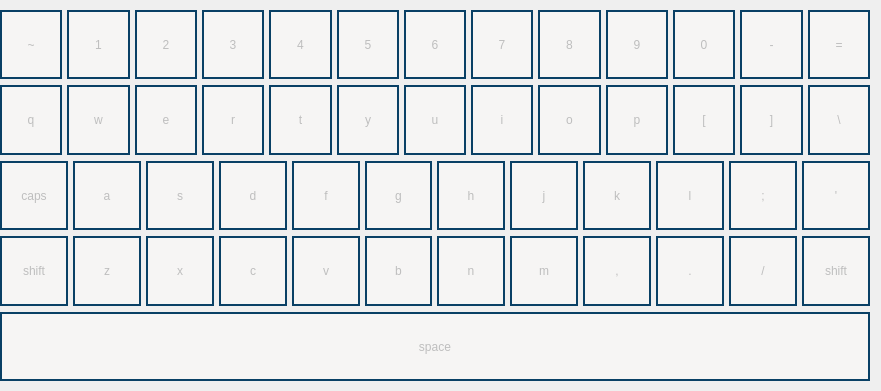
   <widget class="QWidget" name="verticalLayoutWidget">
    <property name="geometry">
     <rect>
      <x>10</x>
      <y>250</y>
      <width>881</width>
      <height>391</height>
     </rect>
    </property>
    <layout class="QVBoxLayout" name="verticalLayout">
     <property name="leftMargin">
      <number>0</number>
     </property>
     <property name="topMargin">
      <number>10</number>
     </property>
     <property name="bottomMargin">
      <number>10</number>
     </property>
     <item>
      <layout class="QHBoxLayout" name="horizontalLayout">
       <property name="spacing">
        <number>5</number>
       </property>
       <property name="sizeConstraint">
        <enum>QLayout::SetDefaultConstraint</enum>
       </property>
       <item>
        <widget class="QPushButton" name="bnt_49">
         <property name="enabled">
          <bool>false</bool>
         </property>
         <property name="sizePolicy">
          <sizepolicy hsizetype="MinimumExpanding" vsizetype="Minimum">
           <horstretch>0</horstretch>
           <verstretch>0</verstretch>
          </sizepolicy>
         </property>
         <property name="styleSheet">
          <string notr="true"> border: 2px solid #094065;
background-color: rgb(246, 245, 244);</string>
         </property>
         <property name="text">
          <string>~</string>
         </property>
        </widget>
       </item>
       <item>
        <widget class="QPushButton" name="bnt_10">
         <property name="enabled">
          <bool>false</bool>
         </property>
         <property name="sizePolicy">
          <sizepolicy hsizetype="MinimumExpanding" vsizetype="Minimum">
           <horstretch>0</horstretch>
           <verstretch>0</verstretch>
          </sizepolicy>
         </property>
         <property name="styleSheet">
          <string notr="true">border: 2px solid #094065;
background-color: rgb(246, 245, 244);</string>
         </property>
         <property name="text">
          <string>1</string>
         </property>
        </widget>
       </item>
       <item>
        <widget class="QPushButton" name="bnt_11">
         <property name="enabled">
          <bool>false</bool>
         </property>
         <property name="sizePolicy">
          <sizepolicy hsizetype="MinimumExpanding" vsizetype="Minimum">
           <horstretch>0</horstretch>
           <verstretch>0</verstretch>
          </sizepolicy>
         </property>
         <property name="styleSheet">
          <string notr="true">border: 2px solid #094065;
background-color: rgb(246, 245, 244);</string>
         </property>
         <property name="text">
          <string>2</string>
         </property>
        </widget>
       </item>
       <item>
        <widget class="QPushButton" name="bnt_12">
         <property name="enabled">
          <bool>false</bool>
         </property>
         <property name="sizePolicy">
          <sizepolicy hsizetype="MinimumExpanding" vsizetype="Minimum">
           <horstretch>0</horstretch>
           <verstretch>0</verstretch>
          </sizepolicy>
         </property>
         <property name="styleSheet">
          <string notr="true">border: 2px solid #094065;
background-color: rgb(246, 245, 244);</string>
         </property>
         <property name="text">
          <string>3</string>
         </property>
        </widget>
       </item>
       <item>
        <widget class="QPushButton" name="bnt_13">
         <property name="enabled">
          <bool>false</bool>
         </property>
         <property name="sizePolicy">
          <sizepolicy hsizetype="MinimumExpanding" vsizetype="Minimum">
           <horstretch>0</horstretch>
           <verstretch>0</verstretch>
          </sizepolicy>
         </property>
         <property name="styleSheet">
          <string notr="true">border: 2px solid #094065;
background-color: rgb(246, 245, 244);</string>
         </property>
         <property name="text">
          <string>4</string>
         </property>
        </widget>
       </item>
       <item>
        <widget class="QPushButton" name="bnt_14">
         <property name="enabled">
          <bool>false</bool>
         </property>
         <property name="sizePolicy">
          <sizepolicy hsizetype="MinimumExpanding" vsizetype="Minimum">
           <horstretch>0</horstretch>
           <verstretch>0</verstretch>
          </sizepolicy>
         </property>
         <property name="styleSheet">
          <string notr="true">border: 2px solid #094065;
background-color: rgb(246, 245, 244);</string>
         </property>
         <property name="text">
          <string>5</string>
         </property>
        </widget>
       </item>
       <item>
        <widget class="QPushButton" name="bnt_15">
         <property name="enabled">
          <bool>false</bool>
         </property>
         <property name="sizePolicy">
          <sizepolicy hsizetype="MinimumExpanding" vsizetype="Minimum">
           <horstretch>0</horstretch>
           <verstretch>0</verstretch>
          </sizepolicy>
         </property>
         <property name="styleSheet">
          <string notr="true">border: 2px solid #094065;
background-color: rgb(246, 245, 244);</string>
         </property>
         <property name="text">
          <string>6</string>
         </property>
        </widget>
       </item>
       <item>
        <widget class="QPushButton" name="bnt_16">
         <property name="enabled">
          <bool>false</bool>
         </property>
         <property name="sizePolicy">
          <sizepolicy hsizetype="MinimumExpanding" vsizetype="Minimum">
           <horstretch>0</horstretch>
           <verstretch>0</verstretch>
          </sizepolicy>
         </property>
         <property name="styleSheet">
          <string notr="true">border: 2px solid #094065;
background-color: rgb(246, 245, 244);</string>
         </property>
         <property name="text">
          <string>7</string>
         </property>
        </widget>
       </item>
       <item>
        <widget class="QPushButton" name="bnt_17">
         <property name="enabled">
          <bool>false</bool>
         </property>
         <property name="sizePolicy">
          <sizepolicy hsizetype="MinimumExpanding" vsizetype="Minimum">
           <horstretch>0</horstretch>
           <verstretch>0</verstretch>
          </sizepolicy>
         </property>
         <property name="styleSheet">
          <string notr="true">border: 2px solid #094065;
background-color: rgb(246, 245, 244);</string>
         </property>
         <property name="text">
          <string>8</string>
         </property>
        </widget>
       </item>
       <item>
        <widget class="QPushButton" name="bnt_18">
         <property name="enabled">
          <bool>false</bool>
         </property>
         <property name="sizePolicy">
          <sizepolicy hsizetype="MinimumExpanding" vsizetype="Minimum">
           <horstretch>0</horstretch>
           <verstretch>0</verstretch>
          </sizepolicy>
         </property>
         <property name="styleSheet">
          <string notr="true">border: 2px solid #094065;
background-color: rgb(246, 245, 244);</string>
         </property>
         <property name="text">
          <string>9</string>
         </property>
        </widget>
       </item>
       <item>
        <widget class="QPushButton" name="bnt_19">
         <property name="enabled">
          <bool>false</bool>
         </property>
         <property name="sizePolicy">
          <sizepolicy hsizetype="MinimumExpanding" vsizetype="Minimum">
           <horstretch>0</horstretch>
           <verstretch>0</verstretch>
          </sizepolicy>
         </property>
         <property name="styleSheet">
          <string notr="true">border: 2px solid #094065;
background-color: rgb(246, 245, 244);</string>
         </property>
         <property name="text">
          <string>0</string>
         </property>
        </widget>
       </item>
       <item>
        <widget class="QPushButton" name="bnt_20">
         <property name="enabled">
          <bool>false</bool>
         </property>
         <property name="sizePolicy">
          <sizepolicy hsizetype="MinimumExpanding" vsizetype="Minimum">
           <horstretch>0</horstretch>
           <verstretch>0</verstretch>
          </sizepolicy>
         </property>
         <property name="styleSheet">
          <string notr="true">border: 2px solid #094065;
background-color: rgb(246, 245, 244);</string>
         </property>
         <property name="text">
          <string>-</string>
         </property>
        </widget>
       </item>
       <item>
        <widget class="QPushButton" name="bnt_21">
         <property name="enabled">
          <bool>false</bool>
         </property>
         <property name="sizePolicy">
          <sizepolicy hsizetype="MinimumExpanding" vsizetype="Minimum">
           <horstretch>0</horstretch>
           <verstretch>0</verstretch>
          </sizepolicy>
         </property>
         <property name="styleSheet">
          <string notr="true">border: 2px solid #094065;
background-color: rgb(246, 245, 244);</string>
         </property>
         <property name="text">
          <string>=</string>
         </property>
        </widget>
       </item>
      </layout>
     </item>
     <item>
      <layout class="QHBoxLayout" name="horizontalLayout_3">
       <property name="spacing">
        <number>5</number>
       </property>
       <property name="sizeConstraint">
        <enum>QLayout::SetDefaultConstraint</enum>
       </property>
       <item>
        <widget class="QPushButton" name="bnt_24">
         <property name="enabled">
          <bool>false</bool>
         </property>
         <property name="sizePolicy">
          <sizepolicy hsizetype="MinimumExpanding" vsizetype="Minimum">
           <horstretch>0</horstretch>
           <verstretch>0</verstretch>
          </sizepolicy>
         </property>
         <property name="styleSheet">
          <string notr="true">border: 2px solid #094065;
background-color: rgb(246, 245, 244);</string>
         </property>
         <property name="text">
          <string>q</string>
         </property>
        </widget>
       </item>
       <item>
        <widget class="QPushButton" name="bnt_25">
         <property name="enabled">
          <bool>false</bool>
         </property>
         <property name="sizePolicy">
          <sizepolicy hsizetype="MinimumExpanding" vsizetype="Minimum">
           <horstretch>0</horstretch>
           <verstretch>0</verstretch>
          </sizepolicy>
         </property>
         <property name="styleSheet">
          <string notr="true">
border: 2px solid #094065;
background-color: rgb(246, 245, 244);</string>
         </property>
         <property name="text">
          <string>w</string>
         </property>
        </widget>
       </item>
       <item>
        <widget class="QPushButton" name="bnt_26">
         <property name="enabled">
          <bool>false</bool>
         </property>
         <property name="sizePolicy">
          <sizepolicy hsizetype="MinimumExpanding" vsizetype="Minimum">
           <horstretch>0</horstretch>
           <verstretch>0</verstretch>
          </sizepolicy>
         </property>
         <property name="styleSheet">
          <string notr="true">border: 2px solid #094065;
background-color: rgb(246, 245, 244);</string>
         </property>
         <property name="text">
          <string>e</string>
         </property>
        </widget>
       </item>
       <item>
        <widget class="QPushButton" name="bnt_27">
         <property name="enabled">
          <bool>false</bool>
         </property>
         <property name="sizePolicy">
          <sizepolicy hsizetype="MinimumExpanding" vsizetype="Minimum">
           <horstretch>0</horstretch>
           <verstretch>0</verstretch>
          </sizepolicy>
         </property>
         <property name="styleSheet">
          <string notr="true">border: 2px solid #094065;
background-color: rgb(246, 245, 244);</string>
         </property>
         <property name="text">
          <string>r</string>
         </property>
        </widget>
       </item>
       <item>
        <widget class="QPushButton" name="bnt_28">
         <property name="enabled">
          <bool>false</bool>
         </property>
         <property name="sizePolicy">
          <sizepolicy hsizetype="MinimumExpanding" vsizetype="Minimum">
           <horstretch>0</horstretch>
           <verstretch>0</verstretch>
          </sizepolicy>
         </property>
         <property name="styleSheet">
          <string notr="true">border: 2px solid #094065;
background-color: rgb(246, 245, 244);</string>
         </property>
         <property name="text">
          <string>t</string>
         </property>
        </widget>
       </item>
       <item>
        <widget class="QPushButton" name="bnt_29">
         <property name="enabled">
          <bool>false</bool>
         </property>
         <property name="sizePolicy">
          <sizepolicy hsizetype="MinimumExpanding" vsizetype="Minimum">
           <horstretch>0</horstretch>
           <verstretch>0</verstretch>
          </sizepolicy>
         </property>
         <property name="styleSheet">
          <string notr="true">border: 2px solid #094065;
background-color: rgb(246, 245, 244);</string>
         </property>
         <property name="text">
          <string>y</string>
         </property>
        </widget>
       </item>
       <item>
        <widget class="QPushButton" name="bnt_30">
         <property name="enabled">
          <bool>false</bool>
         </property>
         <property name="sizePolicy">
          <sizepolicy hsizetype="MinimumExpanding" vsizetype="Minimum">
           <horstretch>0</horstretch>
           <verstretch>0</verstretch>
          </sizepolicy>
         </property>
         <property name="styleSheet">
          <string notr="true">border: 2px solid #094065;
background-color: rgb(246, 245, 244);</string>
         </property>
         <property name="text">
          <string>u</string>
         </property>
        </widget>
       </item>
       <item>
        <widget class="QPushButton" name="bnt_31">
         <property name="enabled">
          <bool>false</bool>
         </property>
         <property name="sizePolicy">
          <sizepolicy hsizetype="MinimumExpanding" vsizetype="Minimum">
           <horstretch>0</horstretch>
           <verstretch>0</verstretch>
          </sizepolicy>
         </property>
         <property name="styleSheet">
          <string notr="true">border: 2px solid #094065;
background-color: rgb(246, 245, 244);</string>
         </property>
         <property name="text">
          <string>i</string>
         </property>
        </widget>
       </item>
       <item>
        <widget class="QPushButton" name="bnt_32">
         <property name="enabled">
          <bool>false</bool>
         </property>
         <property name="sizePolicy">
          <sizepolicy hsizetype="MinimumExpanding" vsizetype="Minimum">
           <horstretch>0</horstretch>
           <verstretch>0</verstretch>
          </sizepolicy>
         </property>
         <property name="styleSheet">
          <string notr="true">border: 2px solid #094065;
background-color: rgb(246, 245, 244);</string>
         </property>
         <property name="text">
          <string>o</string>
         </property>
        </widget>
       </item>
       <item>
        <widget class="QPushButton" name="bnt_33">
         <property name="enabled">
          <bool>false</bool>
         </property>
         <property name="sizePolicy">
          <sizepolicy hsizetype="MinimumExpanding" vsizetype="Minimum">
           <horstretch>0</horstretch>
           <verstretch>0</verstretch>
          </sizepolicy>
         </property>
         <property name="styleSheet">
          <string notr="true">border: 2px solid #094065;
background-color: rgb(246, 245, 244);</string>
         </property>
         <property name="text">
          <string>p</string>
         </property>
        </widget>
       </item>
       <item>
        <widget class="QPushButton" name="bnt_34">
         <property name="enabled">
          <bool>false</bool>
         </property>
         <property name="sizePolicy">
          <sizepolicy hsizetype="MinimumExpanding" vsizetype="Minimum">
           <horstretch>0</horstretch>
           <verstretch>0</verstretch>
          </sizepolicy>
         </property>
         <property name="styleSheet">
          <string notr="true">border: 2px solid #094065;
background-color: rgb(246, 245, 244);</string>
         </property>
         <property name="text">
          <string>[</string>
         </property>
        </widget>
       </item>
       <item>
        <widget class="QPushButton" name="bnt_35">
         <property name="enabled">
          <bool>false</bool>
         </property>
         <property name="sizePolicy">
          <sizepolicy hsizetype="MinimumExpanding" vsizetype="Minimum">
           <horstretch>0</horstretch>
           <verstretch>0</verstretch>
          </sizepolicy>
         </property>
         <property name="styleSheet">
          <string notr="true">border: 2px solid #094065;
background-color: rgb(246, 245, 244);</string>
         </property>
         <property name="text">
          <string>]</string>
         </property>
        </widget>
       </item>
       <item>
        <widget class="QPushButton" name="bnt_51">
         <property name="enabled">
          <bool>false</bool>
         </property>
         <property name="sizePolicy">
          <sizepolicy hsizetype="MinimumExpanding" vsizetype="Minimum">
           <horstretch>0</horstretch>
           <verstretch>0</verstretch>
          </sizepolicy>
         </property>
         <property name="styleSheet">
          <string notr="true">border: 2px solid #094065;
background-color: rgb(246, 245, 244);
</string>
         </property>
         <property name="text">
          <string>\</string>
         </property>
        </widget>
       </item>
      </layout>
     </item>
     <item>
      <layout class="QHBoxLayout" name="horizontalLayout_4">
       <property name="spacing">
        <number>5</number>
       </property>
       <property name="sizeConstraint">
        <enum>QLayout::SetDefaultConstraint</enum>
       </property>
       <item>
        <widget class="QPushButton" name="bnt_66">
         <property name="enabled">
          <bool>false</bool>
         </property>
         <property name="sizePolicy">
          <sizepolicy hsizetype="MinimumExpanding" vsizetype="Minimum">
           <horstretch>0</horstretch>
           <verstretch>0</verstretch>
          </sizepolicy>
         </property>
         <property name="styleSheet">
          <string notr="true">border: 2px solid #094065;
background-color: rgb(246, 245, 244);</string>
         </property>
         <property name="text">
          <string>caps</string>
         </property>
        </widget>
       </item>
       <item>
        <widget class="QPushButton" name="bnt_38">
         <property name="enabled">
          <bool>false</bool>
         </property>
         <property name="sizePolicy">
          <sizepolicy hsizetype="MinimumExpanding" vsizetype="Minimum">
           <horstretch>0</horstretch>
           <verstretch>0</verstretch>
          </sizepolicy>
         </property>
         <property name="styleSheet">
          <string notr="true">border: 2px solid #094065;
background-color: rgb(246, 245, 244);</string>
         </property>
         <property name="text">
          <string>a</string>
         </property>
        </widget>
       </item>
       <item>
        <widget class="QPushButton" name="bnt_39">
         <property name="enabled">
          <bool>false</bool>
         </property>
         <property name="sizePolicy">
          <sizepolicy hsizetype="MinimumExpanding" vsizetype="Minimum">
           <horstretch>0</horstretch>
           <verstretch>0</verstretch>
          </sizepolicy>
         </property>
         <property name="styleSheet">
          <string notr="true">border: 2px solid #094065;
background-color: rgb(246, 245, 244);</string>
         </property>
         <property name="text">
          <string>s</string>
         </property>
        </widget>
       </item>
       <item>
        <widget class="QPushButton" name="bnt_40">
         <property name="enabled">
          <bool>false</bool>
         </property>
         <property name="sizePolicy">
          <sizepolicy hsizetype="MinimumExpanding" vsizetype="Minimum">
           <horstretch>0</horstretch>
           <verstretch>0</verstretch>
          </sizepolicy>
         </property>
         <property name="styleSheet">
          <string notr="true">border: 2px solid #094065;
background-color: rgb(246, 245, 244);</string>
         </property>
         <property name="text">
          <string>d</string>
         </property>
        </widget>
       </item>
       <item>
        <widget class="QPushButton" name="bnt_41">
         <property name="enabled">
          <bool>false</bool>
         </property>
         <property name="sizePolicy">
          <sizepolicy hsizetype="MinimumExpanding" vsizetype="Minimum">
           <horstretch>0</horstretch>
           <verstretch>0</verstretch>
          </sizepolicy>
         </property>
         <property name="styleSheet">
          <string notr="true">border: 2px solid #094065;
background-color: rgb(246, 245, 244);</string>
         </property>
         <property name="text">
          <string>f</string>
         </property>
        </widget>
       </item>
       <item>
        <widget class="QPushButton" name="bnt_42">
         <property name="enabled">
          <bool>false</bool>
         </property>
         <property name="sizePolicy">
          <sizepolicy hsizetype="MinimumExpanding" vsizetype="Minimum">
           <horstretch>0</horstretch>
           <verstretch>0</verstretch>
          </sizepolicy>
         </property>
         <property name="styleSheet">
          <string notr="true">border: 2px solid #094065;
background-color: rgb(246, 245, 244);</string>
         </property>
         <property name="text">
          <string>g</string>
         </property>
        </widget>
       </item>
       <item>
        <widget class="QPushButton" name="bnt_43">
         <property name="enabled">
          <bool>false</bool>
         </property>
         <property name="sizePolicy">
          <sizepolicy hsizetype="MinimumExpanding" vsizetype="Minimum">
           <horstretch>0</horstretch>
           <verstretch>0</verstretch>
          </sizepolicy>
         </property>
         <property name="styleSheet">
          <string notr="true">border: 2px solid #094065;
background-color: rgb(246, 245, 244);</string>
         </property>
         <property name="text">
          <string>h</string>
         </property>
        </widget>
       </item>
       <item>
        <widget class="QPushButton" name="bnt_44">
         <property name="enabled">
          <bool>false</bool>
         </property>
         <property name="sizePolicy">
          <sizepolicy hsizetype="MinimumExpanding" vsizetype="Minimum">
           <horstretch>0</horstretch>
           <verstretch>0</verstretch>
          </sizepolicy>
         </property>
         <property name="styleSheet">
          <string notr="true">border: 2px solid #094065;
background-color: rgb(246, 245, 244);</string>
         </property>
         <property name="text">
          <string>j</string>
         </property>
        </widget>
       </item>
       <item>
        <widget class="QPushButton" name="bnt_45">
         <property name="enabled">
          <bool>false</bool>
         </property>
         <property name="sizePolicy">
          <sizepolicy hsizetype="MinimumExpanding" vsizetype="Minimum">
           <horstretch>0</horstretch>
           <verstretch>0</verstretch>
          </sizepolicy>
         </property>
         <property name="styleSheet">
          <string notr="true">border: 2px solid #094065;
background-color: rgb(246, 245, 244);</string>
         </property>
         <property name="text">
          <string>k</string>
         </property>
        </widget>
       </item>
       <item>
        <widget class="QPushButton" name="bnt_46">
         <property name="enabled">
          <bool>false</bool>
         </property>
         <property name="sizePolicy">
          <sizepolicy hsizetype="MinimumExpanding" vsizetype="Minimum">
           <horstretch>0</horstretch>
           <verstretch>0</verstretch>
          </sizepolicy>
         </property>
         <property name="styleSheet">
          <string notr="true">border: 2px solid #094065;
background-color: rgb(246, 245, 244);</string>
         </property>
         <property name="text">
          <string>l</string>
         </property>
        </widget>
       </item>
       <item>
        <widget class="QPushButton" name="bnt_47">
         <property name="enabled">
          <bool>false</bool>
         </property>
         <property name="sizePolicy">
          <sizepolicy hsizetype="MinimumExpanding" vsizetype="Minimum">
           <horstretch>0</horstretch>
           <verstretch>0</verstretch>
          </sizepolicy>
         </property>
         <property name="styleSheet">
          <string notr="true">border: 2px solid #094065;
background-color: rgb(246, 245, 244);</string>
         </property>
         <property name="text">
          <string>;</string>
         </property>
        </widget>
       </item>
       <item>
        <widget class="QPushButton" name="bnt_48">
         <property name="enabled">
          <bool>false</bool>
         </property>
         <property name="sizePolicy">
          <sizepolicy hsizetype="MinimumExpanding" vsizetype="Minimum">
           <horstretch>0</horstretch>
           <verstretch>0</verstretch>
          </sizepolicy>
         </property>
         <property name="styleSheet">
          <string notr="true">border: 2px solid #094065;
background-color: rgb(246, 245, 244);</string>
         </property>
         <property name="text">
          <string>'</string>
         </property>
        </widget>
       </item>
      </layout>
     </item>
     <item>
      <layout class="QHBoxLayout" name="horizontalLayout_5">
       <property name="spacing">
        <number>5</number>
       </property>
       <property name="sizeConstraint">
        <enum>QLayout::SetDefaultConstraint</enum>
       </property>
       <item>
        <widget class="QPushButton" name="bnt_50">
         <property name="enabled">
          <bool>false</bool>
         </property>
         <property name="sizePolicy">
          <sizepolicy hsizetype="MinimumExpanding" vsizetype="Minimum">
           <horstretch>0</horstretch>
           <verstretch>0</verstretch>
          </sizepolicy>
         </property>
         <property name="styleSheet">
          <string notr="true">border: 2px solid #094065;
background-color: rgb(246, 245, 244);</string>
         </property>
         <property name="text">
          <string>shift</string>
         </property>
        </widget>
       </item>
       <item>
        <widget class="QPushButton" name="bnt_52">
         <property name="enabled">
          <bool>false</bool>
         </property>
         <property name="sizePolicy">
          <sizepolicy hsizetype="MinimumExpanding" vsizetype="Minimum">
           <horstretch>0</horstretch>
           <verstretch>0</verstretch>
          </sizepolicy>
         </property>
         <property name="styleSheet">
          <string notr="true">border: 2px solid #094065;
background-color: rgb(246, 245, 244);</string>
         </property>
         <property name="text">
          <string>z</string>
         </property>
        </widget>
       </item>
       <item>
        <widget class="QPushButton" name="bnt_53">
         <property name="enabled">
          <bool>false</bool>
         </property>
         <property name="sizePolicy">
          <sizepolicy hsizetype="MinimumExpanding" vsizetype="Minimum">
           <horstretch>0</horstretch>
           <verstretch>0</verstretch>
          </sizepolicy>
         </property>
         <property name="styleSheet">
          <string notr="true">border: 2px solid #094065;
background-color: rgb(246, 245, 244);</string>
         </property>
         <property name="text">
          <string>x</string>
         </property>
        </widget>
       </item>
       <item>
        <widget class="QPushButton" name="bnt_54">
         <property name="enabled">
          <bool>false</bool>
         </property>
         <property name="sizePolicy">
          <sizepolicy hsizetype="MinimumExpanding" vsizetype="Minimum">
           <horstretch>0</horstretch>
           <verstretch>0</verstretch>
          </sizepolicy>
         </property>
         <property name="styleSheet">
          <string notr="true">border: 2px solid #094065;
background-color: rgb(246, 245, 244);</string>
         </property>
         <property name="text">
          <string>c</string>
         </property>
        </widget>
       </item>
       <item>
        <widget class="QPushButton" name="bnt_55">
         <property name="enabled">
          <bool>false</bool>
         </property>
         <property name="sizePolicy">
          <sizepolicy hsizetype="MinimumExpanding" vsizetype="Minimum">
           <horstretch>0</horstretch>
           <verstretch>0</verstretch>
          </sizepolicy>
         </property>
         <property name="styleSheet">
          <string notr="true">border: 2px solid #094065;
background-color: rgb(246, 245, 244);</string>
         </property>
         <property name="text">
          <string>v</string>
         </property>
        </widget>
       </item>
       <item>
        <widget class="QPushButton" name="bnt_56">
         <property name="enabled">
          <bool>false</bool>
         </property>
         <property name="sizePolicy">
          <sizepolicy hsizetype="MinimumExpanding" vsizetype="Minimum">
           <horstretch>0</horstretch>
           <verstretch>0</verstretch>
          </sizepolicy>
         </property>
         <property name="styleSheet">
          <string notr="true">border: 2px solid #094065;
background-color: rgb(246, 245, 244);</string>
         </property>
         <property name="text">
          <string>b</string>
         </property>
        </widget>
       </item>
       <item>
        <widget class="QPushButton" name="bnt_57">
         <property name="enabled">
          <bool>false</bool>
         </property>
         <property name="sizePolicy">
          <sizepolicy hsizetype="MinimumExpanding" vsizetype="Minimum">
           <horstretch>0</horstretch>
           <verstretch>0</verstretch>
          </sizepolicy>
         </property>
         <property name="styleSheet">
          <string notr="true">border: 2px solid #094065;
background-color: rgb(246, 245, 244);</string>
         </property>
         <property name="text">
          <string>n</string>
         </property>
        </widget>
       </item>
       <item>
        <widget class="QPushButton" name="bnt_58">
         <property name="enabled">
          <bool>false</bool>
         </property>
         <property name="sizePolicy">
          <sizepolicy hsizetype="MinimumExpanding" vsizetype="Minimum">
           <horstretch>0</horstretch>
           <verstretch>0</verstretch>
          </sizepolicy>
         </property>
         <property name="styleSheet">
          <string notr="true">border: 2px solid #094065;
background-color: rgb(246, 245, 244);</string>
         </property>
         <property name="text">
          <string>m</string>
         </property>
        </widget>
       </item>
       <item>
        <widget class="QPushButton" name="bnt_59">
         <property name="enabled">
          <bool>false</bool>
         </property>
         <property name="sizePolicy">
          <sizepolicy hsizetype="MinimumExpanding" vsizetype="Minimum">
           <horstretch>0</horstretch>
           <verstretch>0</verstretch>
          </sizepolicy>
         </property>
         <property name="styleSheet">
          <string notr="true">border: 2px solid #094065;
background-color: rgb(246, 245, 244);</string>
         </property>
         <property name="text">
          <string>,</string>
         </property>
        </widget>
       </item>
       <item>
        <widget class="QPushButton" name="bnt_60">
         <property name="enabled">
          <bool>false</bool>
         </property>
         <property name="sizePolicy">
          <sizepolicy hsizetype="MinimumExpanding" vsizetype="Minimum">
           <horstretch>0</horstretch>
           <verstretch>0</verstretch>
          </sizepolicy>
         </property>
         <property name="styleSheet">
          <string notr="true">border: 2px solid #094065;
background-color: rgb(246, 245, 244);</string>
         </property>
         <property name="text">
          <string>.</string>
         </property>
        </widget>
       </item>
       <item>
        <widget class="QPushButton" name="bnt_61">
         <property name="enabled">
          <bool>false</bool>
         </property>
         <property name="sizePolicy">
          <sizepolicy hsizetype="MinimumExpanding" vsizetype="Minimum">
           <horstretch>0</horstretch>
           <verstretch>0</verstretch>
          </sizepolicy>
         </property>
         <property name="styleSheet">
          <string notr="true">border: 2px solid #094065;
background-color: rgb(246, 245, 244);</string>
         </property>
         <property name="text">
          <string>/</string>
         </property>
        </widget>
       </item>
       <item>
        <widget class="QPushButton" name="bnt_62">
         <property name="enabled">
          <bool>false</bool>
         </property>
         <property name="sizePolicy">
          <sizepolicy hsizetype="MinimumExpanding" vsizetype="Minimum">
           <horstretch>0</horstretch>
           <verstretch>0</verstretch>
          </sizepolicy>
         </property>
         <property name="styleSheet">
          <string notr="true">border: 2px solid #094065;
background-color: rgb(246, 245, 244);</string>
         </property>
         <property name="text">
          <string>shift</string>
         </property>
        </widget>
       </item>
      </layout>
     </item>
     <item>
      <widget class="QPushButton" name="bnt_65">
       <property name="enabled">
        <bool>false</bool>
       </property>
       <property name="sizePolicy">
        <sizepolicy hsizetype="Minimum" vsizetype="Minimum">
         <horstretch>0</horstretch>
         <verstretch>0</verstretch>
        </sizepolicy>
       </property>
       <property name="styleSheet">
        <string notr="true">border: 2px solid #094065;
background-color: rgb(246, 245, 244);</string>
       </property>
       <property name="text">
        <string>space</string>
       </property>
      </widget>
     </item>
    </layout>
   </widget>
